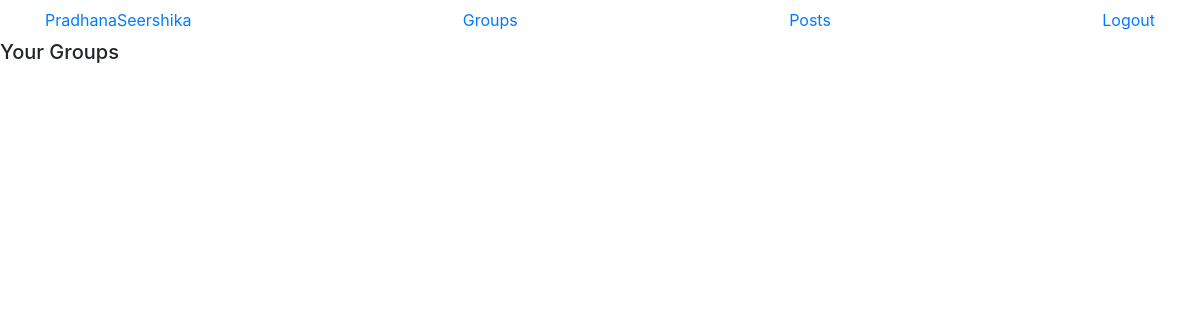
/posts/list/ (signed in), run on an earlier commit of the app's database.
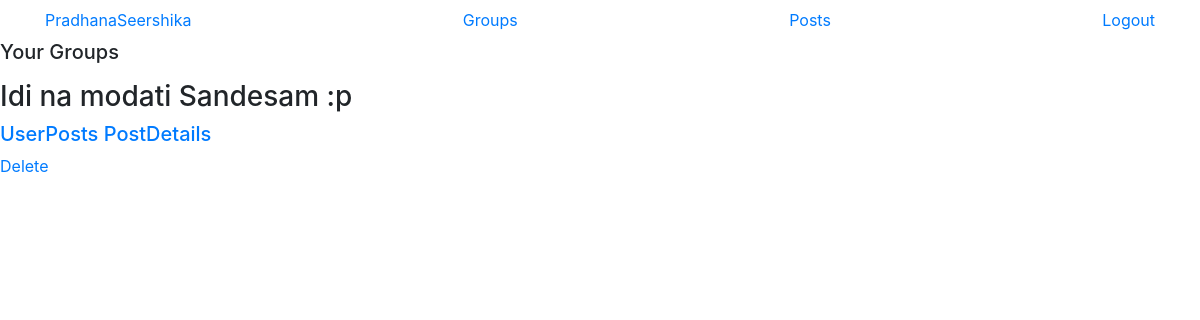
And on a later commit of the database.
### posts/models.py (models this page shows, shortened)
class Post(models.Model):
    user = models.ForeignKey(User,related_name='posts',on_delete=models.CASCADE)
    created_time = models.DateTimeField(auto_now=True)
    message = models.TextField()
    group = models.ForeignKey(Group,related_name='groupposts',null=True,blank=True,on_delete=models.CASCADE)
    class Meta:
        ordering = ['-created_time']

### posts/views.py (the view)
# urls.py: path('list/',views.PostList.as_view(),name='list'),
class PostList(SelectRelatedMixin,LoginRequiredMixin,ListView):
    model = Post
    select_related = ('user', 'group')

### posts/templates/posts/post_list.html (shortened to what this page needs)
{% extends 'posts/post_base.html' %}
{% block precontent %}
<div>
    {% if request.user.is_authenticated %}
    <div>
        <div class="content">
            <h5>Your Groups</h5>
        </div>
    </div>
    {% endif %}
</div>
{% endblock %}
{% block postcontent %}
    {% for post in post_list %}
        {% include 'posts/_post.html' %}
    {% endfor %}
{% endblock %}

### posts/templates/posts/_post.html
<div>
    <h3>{{post.message}}</h3>
    <div>
        <h5>
            <a href="{% url 'posts:for_user' username=post.user.username %}">UserPosts</a>
            <time>
                <a href="{%url 'posts:detail' username=post.user.username pk=post.pk %}">PostDetails</a>
            </time>
        </h5>
        <div >
            {% if user.is_authenticated  %}
                <a href="{% url 'posts:delete' pk=post.pk %}">Delete</a>
            {% endif %}
        </div>
    </div>
</div>

What changed in the data, as far as the page shows it:
added Post: message "Idi na modati Sandesam :p"
